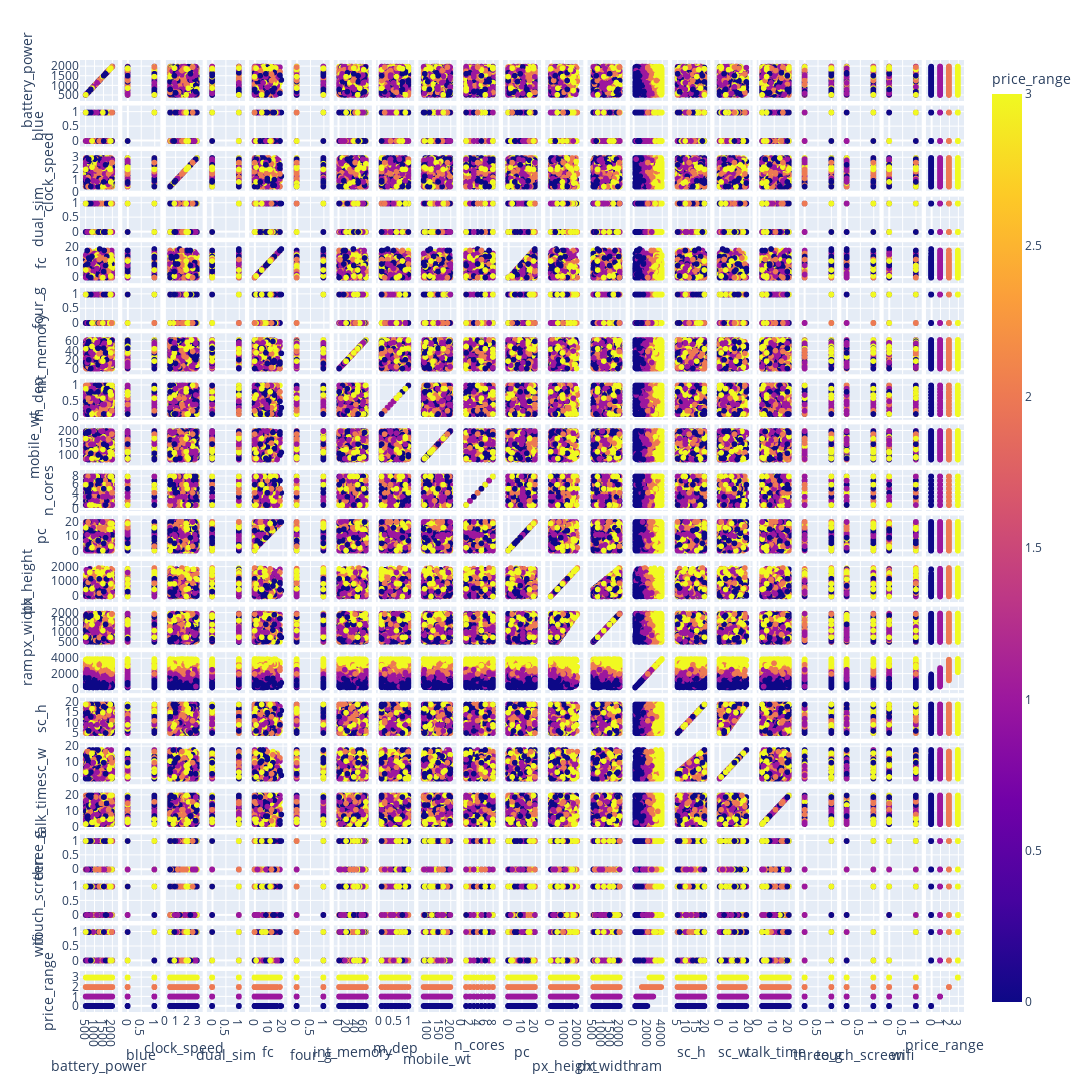

Notebook code cell kept with this figure:
### Code cell
px.scatter_matrix(train, color = 'price_range', width = 2000, height = 2000)

### Figure 1 — Plotly figure (JSON) as saved in the notebook; plotly's stock layout.template omitted (floating-point values rounded to 4 significant figures; data arrays with more than 128 entries replaced by an {"elided": "..."} marker saying what was removed)
{"data": [{"dimensions": [{"axis": {"matches": true}, "label": "battery_power", "values": {"elided": "2000 int values"}}, {"axis": {"matches": true}, "label": "blue", "values": {"elided": "2000 int values"}}, {"axis": {"matches": true}, "label": "clock_speed", "values": {"elided": "2000 float values"}}, {"axis": {"matches": true}, "label": "dual_sim", "values": {"elided": "2000 int values"}}, {"axis": {"matches": true}, "label": "fc", "values": {"elided": "2000 int values"}}, {"axis": {"matches": true}, "label": "four_g", "values": {"elided": "2000 int values"}}, {"axis": {"matches": true}, "label": "int_memory", "values": {"elided": "2000 int values"}}, {"axis": {"matches": true}, "label": "m_dep", "values": {"elided": "2000 float values"}}, {"axis": {"matches": true}, "label": "mobile_wt", "values": {"elided": "2000 int values"}}, {"axis": {"matches": true}, "label": "n_cores", "values": {"elided": "2000 int values"}}, {"axis": {"matches": true}, "label": "pc", "values": {"elided": "2000 int values"}}, {"axis": {"matches": true}, "label": "px_height", "values": {"elided": "2000 int values"}}, {"axis": {"matches": true}, "label": "px_width", "values": {"elided": "2000 int values"}}, {"axis": {"matches": true}, "label": "ram", "values": {"elided": "2000 int values"}}, {"axis": {"matches": true}, "label": "sc_h", "values": {"elided": "2000 int values"}}, {"axis": {"matches": true}, "label": "sc_w", "values": {"elided": "2000 int values"}}, {"axis": {"matches": true}, "label": "talk_time", "values": {"elided": "2000 int values"}}, {"axis": {"matches": true}, "label": "three_g", "values": {"elided": "2000 int values"}}, {"axis": {"matches": true}, "label": "touch_screen", "values": {"elided": "2000 int values"}}, {"axis": {"matches": true}, "label": "wifi", "values": {"elided": "2000 int values"}}, {"axis": {"matches": true}, "label": "price_range", "values": {"elided": "2000 int values"}}], "hovertemplate": "%{xaxis.title.text}=%{x}<br>%{yaxis.title.text}=%{y}<br>price_range=%{marker.color}<extra></extra>", "legendgroup": "", "marker": {"color": {"elided": "2000 int values"}, "coloraxis": "coloraxis", "symbol": "circle"}, "name": "", "showlegend": false, "type": "splom"}], "layout": {"coloraxis": {"colorbar": {"title": {"text": "price_range"}}, "colorscale": [[0, "#0d0887"], [0.1111, "#46039f"], [0.2222, "#7201a8"], [0.3333, "#9c179e"], [0.4444, "#bd3786"], [0.5556, "#d8576b"], [0.6667, "#ed7953"], [0.7778, "#fb9f3a"], [0.8889, "#fdca26"], [1, "#f0f921"]]}, "dragmode": "select", "height": 2000, "legend": {"tracegroupgap": 0}, "margin": {"t": 60}, "width": 2000}}
